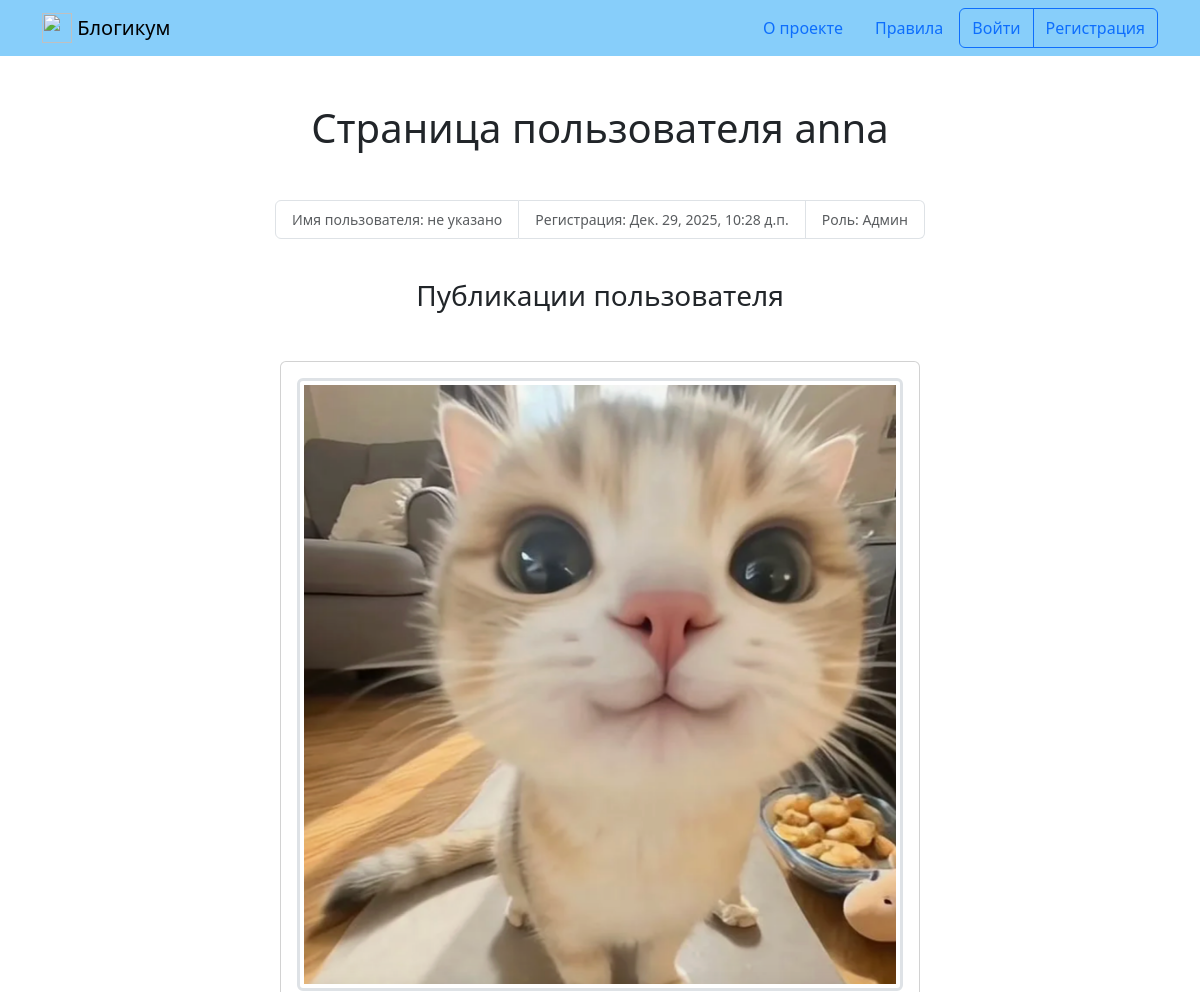
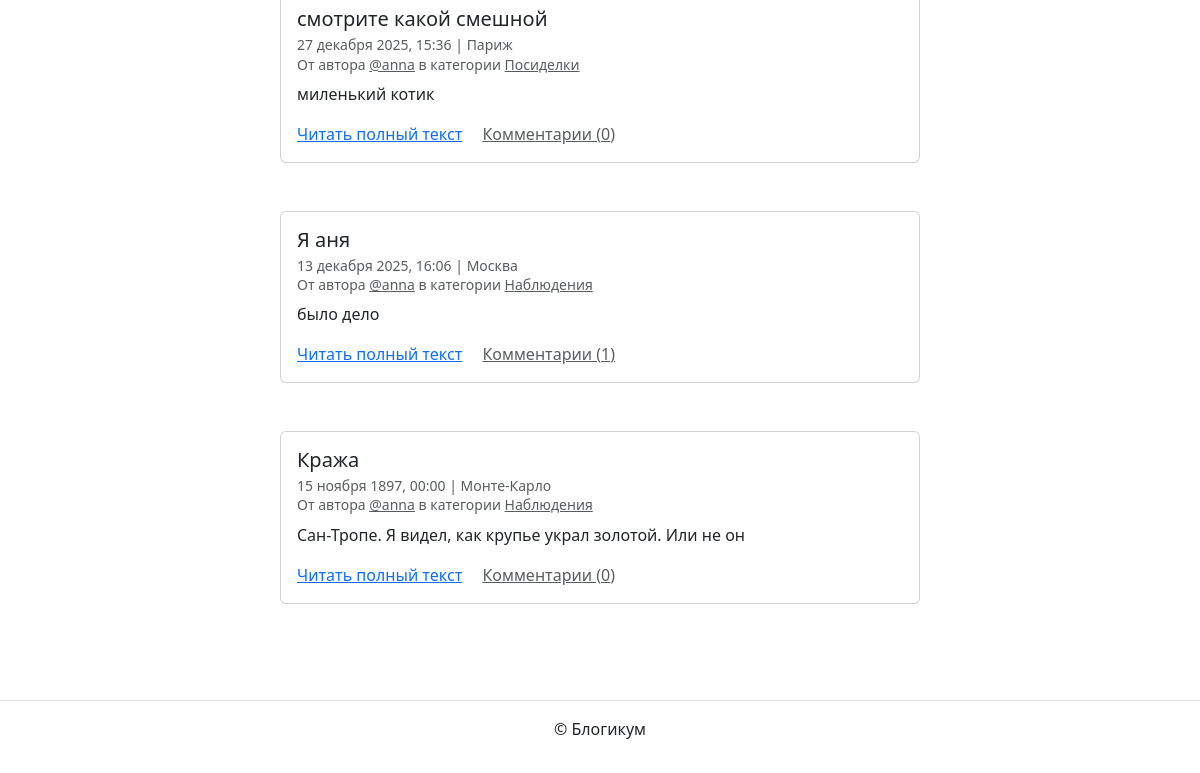
Page /profile/anna/ on the committed database (2 pictures, top to bottom).
### blog/models.py (models this page shows, shortened)
class PublishedModel(models.Model):
    is_published = models.BooleanField(
        default=True,
        verbose_name='Опубликовано',
        help_text='Снимите галочку, чтобы скрыть публикацию.'
    )
    created_at = models.DateTimeField(
        auto_now_add=True,
        verbose_name='Добавлено'
    )
    class Meta:
        abstract = True

class Post(PublishedModel):
    title = models.CharField(
        max_length=256,
        verbose_name='Заголовок'
    )
    text = models.TextField(
        verbose_name='Текст'
    )
    pub_date = models.DateTimeField(
        verbose_name='Дата и время публикации',
        help_text=(
            'Если установить дату и время в будущем — можно делать '
            'отложенные публикации.'
        )
    )
    author = models.ForeignKey(
        User,
        on_delete=models.CASCADE,
        verbose_name='Автор публикации',
        related_name='posts'
    )
    location = models.ForeignKey(
        'Location',
        on_delete=models.SET_NULL,
        null=True,
        blank=True,
        verbose_name='Местоположение',
        related_name='posts'
    )
    category = models.ForeignKey(
        'Category',
        on_delete=models.SET_NULL,
        null=True,
        verbose_name='Категория',
        related_name='posts'
    )
    image = models.ImageField(
        upload_to='posts',
        blank=True,
        verbose_name='Фото',
        help_text='Загрузите фото'
    )
    class Meta:
        verbose_name = 'публикация'
        verbose_name_plural = 'Публикации'
        ordering = ('-pub_date',)

class Location(PublishedModel):
    name = models.CharField(
        max_length=256,
        verbose_name='Название места'
    )
    class Meta:
        verbose_name = 'местоположение'
        verbose_name_plural = 'Местоположения'

class Category(PublishedModel):
    title = models.CharField(
        max_length=256,
        verbose_name='Заголовок'
    )
    description = models.TextField(
        verbose_name='Описание'
    )
    slug = models.SlugField(
        unique=True,
        verbose_name='Идентификатор',
        help_text=(
            'Идентификатор страницы для URL; разрешены символы латиницы, '
            'цифры, дефис и подчёркивание.'
        )
    )
    class Meta:
        verbose_name = 'категория'
        verbose_name_plural = 'Категории'

### blog/views.py (the view)
# urls.py: path('profile/<str:username>/', views.profile, name='profile'),
def profile(request, username):
    profile_user = get_object_or_404(User, username=username)
    if request.user == profile_user:
        post_list = profile_user.posts.select_related(
            'category', 'location', 'author'
        ).annotate(
            comment_count=Count('comments')
        ).order_by('-pub_date')
    else:
        post_list = profile_user.posts.select_related(
            'category', 'location', 'author'
        ).filter(
            is_published=True,
            pub_date__lte=timezone.now(),
            category__is_published=True
        ).annotate(
            comment_count=Count('comments')
        ).order_by('-pub_date')
    paginator = Paginator(post_list, 10)
    page_number = request.GET.get('page')
    page_obj = paginator.get_page(page_number)
    context = {
        'profile': profile_user,
        'page_obj': page_obj,
    }
    return render(request, 'blog/profile.html', context)

### templates/blog/profile.html (shortened to what this page needs)
{% extends "base.html" %}
{% block content %}
  <h1 class="mb-5 text-center ">Страница пользователя {{ profile.username }}</h1>
  <small>
    <ul class="list-group list-group-horizontal justify-content-center mb-3">
      <li class="list-group-item text-muted">Имя пользователя: {% if profile.get_full_name %}{{ profile.get_full_name }}{% else %}не указано{% endif %}</li>
      <li class="list-group-item text-muted">Регистрация: {{ profile.date_joined }}</li>
      <li class="list-group-item text-muted">Роль: {% if profile.is_staff %}Админ{% else %}Пользователь{% endif %}</li>
    </ul>
  </small>
  <br>
  <h3 class="mb-5 text-center">Публикации пользователя</h3>
  {% for post in page_obj %}
    <article class="mb-5">
      {% include "includes/post_card.html" %}
    </article>
  {% endfor %}
{% endblock %}

### templates/includes/post_card.html (shortened to what this page needs)
<div class="col d-flex justify-content-center">
  <div class="card" style="width: 40rem;">
    <div class="card-body">
      {% if post.image %}
        <a href="{{ post.image.url }}" target="_blank">
          <img class="border-3 rounded img-fluid img-thumbnail mb-2 mx-auto d-block" src="{{ post.image.url }}">
        </a>
      {% endif %}
      <h5 class="card-title">{{ post.title }}</h5>
      <h6 class="card-subtitle mb-2 text-muted">
        <small>
          {{ post.pub_date|date:"d E Y, H:i" }} | {% if post.location and post.location.is_published %}{{ post.location.name }}{% else %}Планета Земля{% endif %}<br>
          От автора <a class="text-muted" href="{% url 'blog:profile' post.author.username %}">@{{ post.author.username }}</a> в
          категории {% include "includes/category_link.html" %}
        </small>
      </h6>
      <p class="card-text">{{ post.text|truncatewords:10 }}</p>
      <a href="{% url 'blog:post_detail' post.id %}" class="card-link">Читать полный текст</a>
      <a href="{% url 'blog:post_detail' post.id %}" class="card-link text-muted">Комментарии ({{ post.comment_count }})</a>
    </div>
  </div>
</div>

### templates/includes/category_link.html
{% if post.category %}
<a class="text-muted" href="{% url 'blog:category_posts' post.category.slug %}">
  {{ post.category.title }}
</a>
{% else %}
Без категории
{% endif %}

### rows in the picture
Post: image (picture), title "смотрите какой смешной", pub_date "27 декабря 2025, 15:36", location.name "Париж", author.username "anna", category "Посиделки", text "миленький котик", comment_count "0"
Post: title "Я аня", pub_date "13 декабря 2025, 16:06", location.name "Москва", author.username "anna", category "Наблюдения", text "было дело", comment_count "1"
Post: title "Кража", pub_date "15 ноября 1897, 00:00", location.name "Монте-Карло", author.username "anna", category "Наблюдения", text "Сан-Тропе. Я видел, как крупье украл золотой. Или не он", comment_count "0"

### other values in the picture
{{ profile.username }} "anna"
{{ profile.date_joined }} "Дек. 29, 2025, 10:28 д.п."
